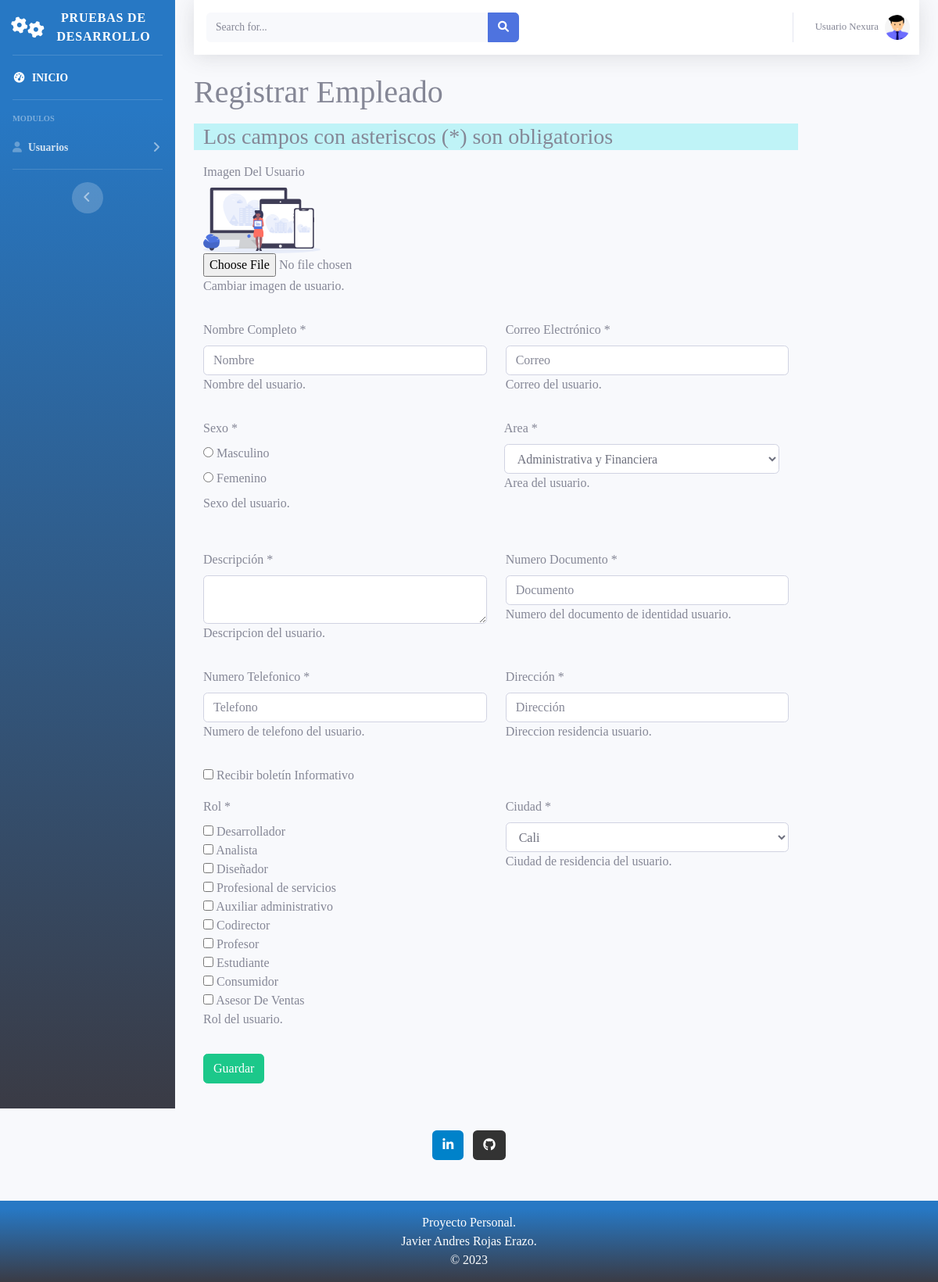
Screenshot of /web/index.php?modulo=Usuario&controlador=Usuario&funcion=crearUsuario (signed in) with the database file from the repository.
### tables this page shows
CREATE TABLE `roles` (
  `id` int(11) NOT NULL,
  `nombre` varchar(255) NOT NULL
);

### lib/conf/connection.php (called while the page is built, shortened)
<?php
class connection{
    private $server;
    private $user;
    private $pass;
    private $database;
    private $link;
    private function setconnect() {
        $this->server=SERVER;
        $this->user=USER;
        $this->pass=PASSWORD;
        $this->database=DATABASE;
    }
    private function connect() {
        $this->link=mysqli_connect( $this->server, $this->user, $this->pass, $this->database);
    }
    public function getConnect() {
        return $this->link;
    }
}
?>

### controller/Usuario/UsuarioController.php (called while the page is built, shortened)
<?php
include_once 'GstUsuario.php';
class UsuarioController{
    function __construct(){
        $this->gstUsuario = new GstUsuario();
    }
    public function crearUsuario(){
        $datos = $this->gstUsuario->getAreas();
        $roles = $this->gstUsuario->getRoles();
        $ciudad = $this->gstUsuario->getCiudad();
        include_once '../view/Usuario/Usuario/crear.php';
    }
}

### controller/Usuario/GstUsuario.php (called while the page is built, shortened)
<?php
Class GstUsuario{
    function __construct(){
        $this->modelUsuario = new UsuarioModel();
    }
    public function getAreas(){
        $sql = "select id,nombre from areas";
        $datos = $this->modelUsuario->consultarArray($sql);
        return $datos;
    }
    public function getRoles(){
        $sql = "select id,nombre from roles";
        $datos = $this->modelUsuario->consultarArray($sql);
        return $datos;
    }
    public function getCiudad(){
        $sql = "select id,nombre from ciudades";
        $datos = $this->modelUsuario->consultarArray($sql);
        return $datos;
    }
}

### model/MasterModel.php (called while the page is built, shortened)
<?php
include_once '../Lib/conf/Connection.php';
class MasterModel extends connection{
    public function consultarArray($sql) {
        $respuesta= mysqli_query($this->getConnect(), $sql);
        $arreglo=array();
        if($respuesta){
            while ($row= mysqli_fetch_array($respuesta)){
                $arreglo[]=$row;
            }
        }
        return $arreglo;
    }
}
?>

### view/Usuario/Usuario/crear.php (the view)
<form rule="formCrearUsuario" name="formCrearUsuario" id="formCrearUsuario" action="postCrearUsuario" method="post" enctype="multipart/form-data">
        <div class="form-group">
            <div class="form-group">
                    <h1 class="page-header"> Registrar Empleado </h1>
            </div>
            <div class="form-group col-md-8 col-lg-10" style="background-color: #BFF3F7">
                <h3> Los campos con asteriscos (*) son obligatorios</h3>
            </div>
            <div class="input-group">
            <div class="form-group col-xl-5 col-md-5">
                <label>Imagen Del Usuario </label>
                <div>
                    <img id="imagenPrevisualizacion" style=" width: 150px; height: auto "></img>
                </div>
                <input type="file" name="image" id="image" class="form-control-file" accept="image/png,image/jpeg">
                <p class="help-block">Cambiar imagen de usuario.</p>
            </div>
            </div>
            <div class="input-group">
                <div class="form-group col-xl-5 col-md-5">
                    <label>Nombre Completo *</label>
                    <input class="form-control" name="nombre" id="nombre" placeholder="Nombre" type="text" required="required">
                    <p class="help-block">Nombre del usuario.</p>
                </div>
                <div class="form-group col-xl-5 col-md-5">
                    <label>Correo Electrónico *</label>
                    <input class="form-control" name="email" id="email" type="email" placeholder="Correo" required="required">
                    <p class="help-block">Correo del usuario.</p>
                </div>
             </div>
            <div class="form-group col-xl-12 col-md-12 row">
                <div class="form-group col-xl-5 col-md-5">
                        <label>Sexo *</label>
                            <div class="radio">
                                <label>
                                    <input type="radio" name="sexo" id="sexo" value="M">
                                    Masculino
                                </label>
                            </div>
                            <div class="radio">
                                <label>
                                    <input type="radio" name="sexo" id="sexo" value="F">
                                    Femenino
                                </label>
                            </div>
                        <p class="help-block">Sexo del usuario.</p>
                </div>
                <div class="form-group col-xl-5 col-md-5 mx-2">
                    <label>Area *</label><br>
                    <select class="form-control" aria-label="Default select example" id="area" name="area" placeholder="Area" required="required">
                        <?php foreach ($datos as $key => $val) { ?>
                            <option value="<?php echo $val['id']; ?>"><?php echo $val['nombre']; ?></option>
                        <?php } ?>
                    </select>
                    <p class="help-block">Area del usuario.</p>
                </div>
            </div>
            <div class="input-group">
                <div class="form-group col-xl-5 col-md-5">
                    <label>Descripción *</label>
                    <textArea class="form-control" name="descripcion" id="descripcion" placeholder="Descripcion" required="required" value=""> </textArea>
                    <p class="help-block">Descripcion del usuario.</p>
                </div>
                <div class="form-group col-xl-5 col-md-5">
                    <label>Numero Documento *</label>
                    <input class="form-control" name="num_doc" id="num_doc" placeholder="Documento" type="number" required="required">
                    <p class="help-block">Numero del documento de identidad usuario.</p>
                </div>
            </div>
            <div class="input-group">
                <div class="form-group col-xl-5 col-md-5">
                    <label>Numero Telefonico *</label>
                    <input class="form-control" name="num_tel" id="num_tel" placeholder="Telefono" type="number" required="required">
                    <p class="help-block">Numero de telefono del usuario.</p>
                </div>
                <div class="form-group col-xl-5 col-md-5">
                    <label>Dirección *</label>
                    <input class="form-control" name="usu_dir" id="usu_dir" placeholder="Dirección" type="text" required="required">
                    <p class="help-block">Direccion residencia usuario.</p>
                </div>
            </div>
            <div class="input-group">
                <div class="form-group col-xl-6 col-md-6">
                    <input name="boletin" id="boletin" type="checkbox" value="1"> Recibir boletín Informativo
                </div>
                <br>
            </div>
            <div class="input-group">
                <div class="form-group col-xl-5 col-md-5">
                    <label> Rol *</label><br>
                    <?php foreach ($roles as $key => $val) { ?>
                        <input class="only-one" name="rol" id="rol" type="checkbox" value="<?php echo $val['id']; ?>"> <?php echo $val['nombre']; ?><br>
                    <?php } ?>
                    <p class="help-block">Rol del usuario.</p>
                </div>
                <div class="form-group col-xl-5 col-md-5">
                    <label>Ciudad *</label><br>
                    <select class="form-control form-select" aria-label="Default select example" id="ciudad" name="ciudad" placeholder="Ciudad" required="required">
                        <?php foreach ($ciudad as $key => $val) { ?>
                            <option value="<?php echo $val['id']; ?>"> <?php echo $val['nombre']; ?></option>
                        <?php } ?>
                    </select>
                    <p class="help-block">Ciudad de residencia del usuario.</p>
                </div>
            </div>
            <div class="input-group">
                <div class="form-group col-md-5">
                    <input type='button' class='btn btn-success btnCrearUsuario' value='Guardar' onclick="postUsuario(1)">
                </div>
            </div>
        </div>
 </form>

### web/index.php (shortened to what this page needs)
<?php
       if(isset($_SESSION['name'])) {
    include_once '../lib/helpers.php';
    include_once '../view/Partials/head.php';
?>
<body>
    <div id="wrapper">
        <?php
            include_once '../view/Partials/sidebar-left.php';
        ?>
        <div class="container-fluid d-flex flex-column" id="content-wrapper">
            <?php include_once '../view/Partials/navbar.php'; ?>
            <div id="page-wrapper">
                <?php
                    if(isset($_GET['modulo'])){
                        resolve();
                    }
                ?>
            </div>
        </div>
    </div>
<?php
        include_once '../view/Partials/footer.php';
?>
<?php
       }else{
            header('Location: login.php');
       }
?>

### view/Partials/head.php (shortened to what this page needs)
<!DOCTYPE html>
<html lang="en">
<head>
    <link href="vendor/fontawesome-free/css/all.min.css" rel="stylesheet" type="text/css">
    <link href="css/sb-admin-2.min.css" rel="stylesheet">
    <link href="css/estilosPropios.css" rel="stylesheet">
    <link href="css/nav.css" rel="stylesheet">
    <link href="css/carritoCompras.css" rel="stylesheet">
    <link type="text/css" href="js/DataTables/datatables.min.css" rel="stylesheet"/>
</head>

### view/Partials/sidebar-left.php (shortened to what this page needs)
<ul class="navbar-nav bg-gradient-primary sidebar sidebar-dark accordion" id="accordionSidebar">
    <a class="sidebar-brand d-flex align-items-center justify-content-center"  href="index.php">
        <div class="sidebar-brand-icon rotate-n-15">
            <i class="fas fa-cogs"></i>
        </div>
        <div class="sidebar-brand-text mx-3"> Pruebas De Desarrollo </div>
    </a>
    <hr class="sidebar-divider my-0">
    <li class="nav-item active">
        <a class="nav-link" href="index.php">
            <i class="fas fa-fw fa-tachometer-alt"></i>
            <span>INICIO</span></a>
    </li>
    <hr class="sidebar-divider">
    <div class="sidebar-heading">
        Modulos
    </div>
    <li class="nav-item">
        <a class="nav-link collapsed" href="#" data-toggle="collapse" data-target="#collapseUsuario"
            aria-expanded="true" aria-controls="collapseUsuario">
            <i class="fas fa-user"></i>
            <span>Usuarios</span>
        </a>
    </li>
    <hr class="sidebar-divider">
    <div class="text-center d-none d-md-inline">
        <button class="rounded-circle border-0" id="sidebarToggle"></button>
    </div>
</ul>

### view/Partials/navbar.php (shortened to what this page needs)
<nav class="navbar navbar-expand navbar-light bg-white topbar mb-4 static-top shadow" id="page-top">
    <form
        class="d-none d-sm-inline-block form-inline mr-auto ml-md-3 my-2 my-md-0 mw-100 navbar-search">
        <div class="input-group">
            <input type="text" class="form-control bg-light border-0 small" placeholder="Search for..."
                aria-label="Search" aria-describedby="basic-addon2">
            <div class="input-group-append">
                <button class="btn btn-primary" type="button">
                    <i class="fas fa-search fa-sm"></i>
                </button>
            </div>
        </div>
    </form>
    <ul class="navbar-nav ml-auto">
        <li class="nav-item dropdown no-arrow">
            <a class="nav-link dropdown-toggle" href="#" id="userDropdown" role="button"
                data-toggle="dropdown" aria-haspopup="true" aria-expanded="false">
                <span class="mr-2 d-none d-lg-inline text-gray-600 small"><?php echo $_SESSION['name'] ?></span>
                <img class="img-profile rounded-circle"
                    src="<?php echo $_SESSION['img'] ?>">
            </a>
        </li>
    </ul>
</nav>

### lib/helpers.php (shortened to what this page needs)
<?php
function resolve(){
    $modulo=  ucwords($_GET['modulo']);
    $controlador= $_GET['controlador'];
    $funcion= $_GET['funcion'];
        if(is_dir("../controller/$modulo")){
        if(file_exists("../controller/$modulo/".$controlador."Controller.php")){
            $objControlador= new $nombreClase();
            if(method_exists($objControlador, $funcion)){
                $objControlador->$funcion();
            }
            else{
                echo "La función especificada no existe";
            }
        }
        else{
            echo "El controlador especificado no existe";
        }
    }
    else{
        echo "El módulo especificado no existe";
    }
}
?>

### view/Partials/footer.php (shortened to what this page needs)
        <footer class="bg-light text-center text-white">
            <div class="container p-4 pb-0">
                <section class="mb-4">
                <a
                    class="btn text-white btn-floating m-1"
                    style="background-color: #0082ca;"
                    href="https://www.linkedin.com/in/javier-andres-rojas-erazo-014034139/"
                    role="button"
                    ><i class="fab fa-linkedin-in"></i
                ></a>
                <a
                    class="btn text-white btn-floating m-1"
                    style="background-color: #333333;"
                    href="#!"
                    role="button"
                    ><i class="fab fa-github"></i
                ></a>
                </section>
            </div>
  <div class="text-center footer-foo p-3">
    Proyecto Personal.
    <br>
     Javier Andres Rojas Erazo.
     <br>
     © 2023
  </div>
</footer>
</body>

### web/css/estilosPropios.css (style rules this page uses)
.bg-gradient-primary { background-image: linear-gradient(180deg, #2778c4 10%, #3a3b45 100%) !important; background-size: cover !important; }
.footer-foo { background-image: linear-gradient(180deg, #2778c4 10%, #3a3b45 100%) !important; }
body { font-family: Calibri Light !important; }

### web/css/nav.css (style rules this page uses)
a { color: #f8f9fc; font-weight: bold; text-decoration: none; background-color: transparent; }
nav { padding-left: 0px !important; padding-right: 0px !important; padding-top: 0px !important; padding-bottom: 0px !important; }

### rows the page displays
roles: nombre "Desarrollador"
roles: nombre "Analista"
roles: nombre "Diseñador"
roles: nombre "Profesional de servicios"
roles: nombre "Auxiliar administrativo"
roles: nombre "Codirector"
roles: nombre "Profesor"
roles: nombre "Estudiante"
roles: nombre "Consumidor"
roles: nombre "Asesor De Ventas"

### other values shown
$_SESSION['name'] "Usuario Nexura"
form field area "Administrativa y Financiera"
form field ciudad "Cali"
